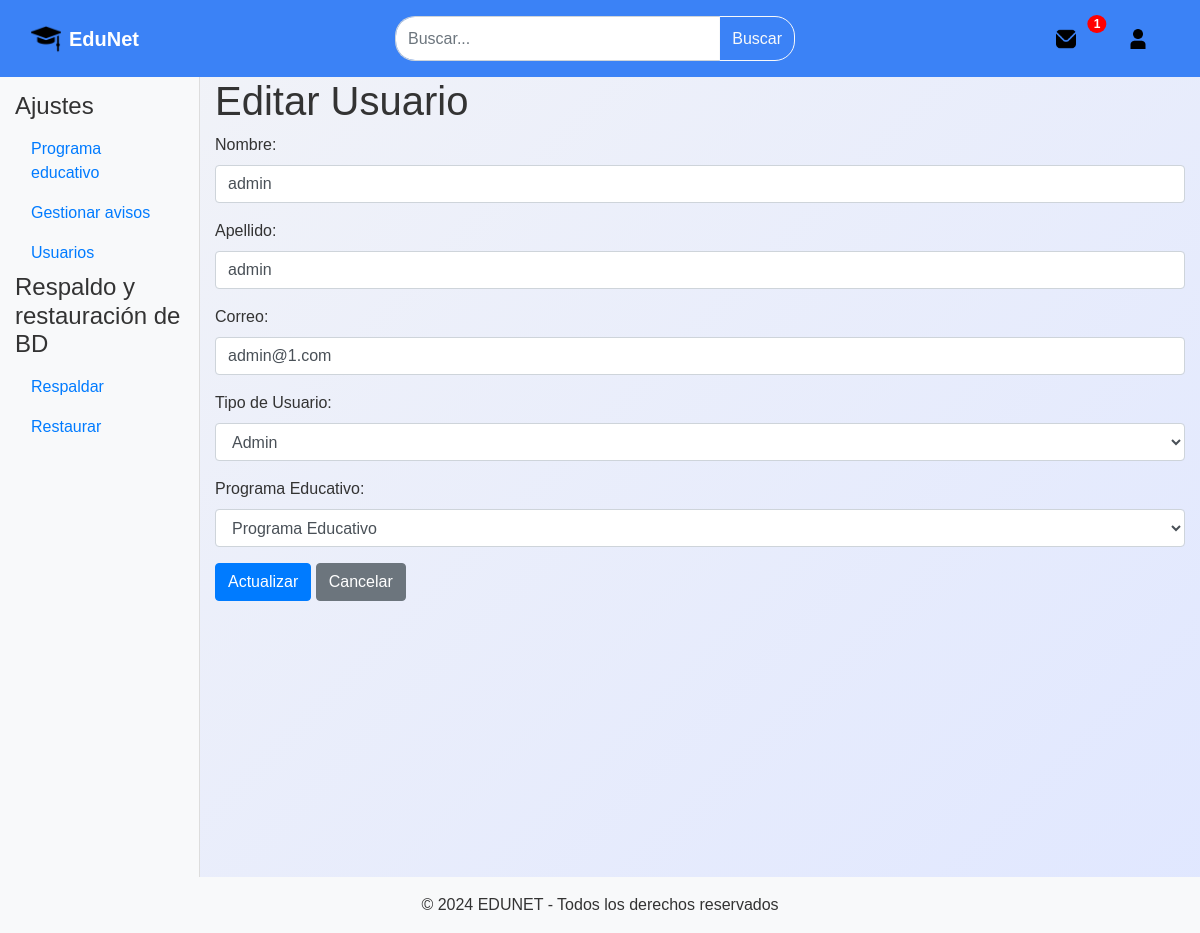
The page /Views/editarUsuario.php?id=1 (signed in) on the database its author committed.
### tables this page shows
CREATE TABLE usuario (
    idU INT AUTO_INCREMENT COMMENT 'ID unico del usuario',
    usuario VARCHAR(50) NOT NULL COMMENT 'Nombre de usuario para inicio de sesion',
    nombre VARCHAR(50) NOT NULL COMMENT 'Nombre del usuario',
    apellido VARCHAR(50) NOT NULL COMMENT 'Apellido del usuario',
    fecha_nacimiento DATE NOT NULL COMMENT 'Fecha de nacimiento del usuario',
    correo VARCHAR(100) NOT NULL UNIQUE COMMENT 'Correo electronico unico del usuario',
    contrasena VARCHAR(255) NOT NULL COMMENT 'Contrasena del usuario, en formato encriptado',
    tipoUsuario ENUM('admin', 'docente', 'alumno') NOT NULL COMMENT 'Tipo de usuario (administrador, docente o alumno)',
    fechaRegistro DATE NOT NULL COMMENT 'Fecha en la que el usuario se registro',

    programaE_idPE INT NULL COMMENT 'ID del programa educativo al que pertenece (si aplica)',
    PRIMARY KEY (idU),
    CONSTRAINT usuario_programaE 
    FOREIGN KEY (programaE_idPE) REFERENCES programaEducativo(idPE) 
    ON DELETE SET NULL
	ON UPDATE CASCADE
);

### Model/conexionBD.php (called while the page is built, shortened)
<?php
function obtenerConexion() {
    $conexion = mysqli_connect("localhost", "root", "", "eduNet");
    return $conexion;
}
?>

### Controller/controlador.php (called while the page is built, shortened)
<?php
require_once __DIR__ . '/../Model/conexionBD.php';
require_once __DIR__ . '/../Model/admin.php';
class Controlador {
    private $adminModel;
    public function __construct() {
        $this->adminModel = new Admin();
    }
    public function obtenerUsuarioPorId($id) {
        return $this->adminModel->obtenerUsuarioPorId($id);
    }
}
?>

### Model/admin.php (called while the page is built, shortened)
<?php
require_once '../Model/conexionBD.php';
class Admin {
    private $db;
    public function __construct() {
        $this->db = obtenerConexion();
    }
    public function obtenerUsuarioPorId($id) {
        $stmt = $this->db->prepare("SELECT * FROM usuario WHERE idU = ?");
        $stmt->bind_param("i", $id);
        $stmt->execute();
        $resultado = $stmt->get_result();
        $usuario = $resultado->fetch_assoc();
        return $usuario;
    }
}
?>

### Views/editarUsuario.php (the view, shortened to what this page needs)
<?php
require_once __DIR__ . '/../Controller/controlador.php';
include 'header.php';
$controlador = new Controlador();
if (isset($_GET['id'])) {
    $id = $_GET['id'];
    $usuario = $controlador->obtenerUsuarioPorId($id);
}
?>
<div class="container-fluid">
    <div class="row">
        <div class="col-12 col-md-2 bg-light sidebar custom-sidebar">
            <h4 class="sidebar_title">Ajustes</h4>
            <ul class="nav flex-column">
                <li class="nav-item"><a href="gestionPE.php" class="nav-link">Programa educativo</a></li>
                <li class="nav-item"><a href="gestionA.php" class="nav-link">Gestionar avisos</a></li>
                <li class="nav-item"><a href="gestionUsers.php" class="nav-link">Usuarios</a></li>
            </ul>
            <h4 class="sidebar_title">Respaldo y restauración de BD</h4>
            <ul class="nav flex-column">
                <li class="nav-item"><a href="respaldoDB.php" class="nav-link">Respaldar</a></li>
                <li class="nav-item"><a href="respaldoDB.php" class="nav-link">Restaurar</a></li>
            </ul>
        </div>
        <div class="col-12 col-md-10">
            <h1>Editar Usuario</h1>
            <form action="" method="POST">
                <div class="form-group">
                    <label for="nombre">Nombre:</label>
                    <input type="text" class="form-control" id="nombre" name="nombre" value="<?php echo htmlspecialchars($usuario['nombre']); ?>" required>
                </div>
                <div class="form-group">
                    <label for="apellido">Apellido:</label>
                    <input type="text" class="form-control" id="apellido" name="apellido" value="<?php echo htmlspecialchars($usuario['apellido']); ?>" required>
                </div>
                <div class="form-group">
                    <label for="correo">Correo:</label>
                    <input type="email" class="form-control" id="correo" name="correo" value="<?php echo htmlspecialchars($usuario['correo']); ?>" required>
                </div>
                <div class="form-group">
                    <label for="tipoUsuario">Tipo de Usuario:</label>
                    <select name="tipoUsuario" id="tipoUsuario" class="form-control" required>
                        <option value="admin" <?php echo ($usuario['tipoUsuario'] == 'admin') ? 'selected' : ''; ?>>Admin</option>
                    </select>
                </div>
                <div class="form-group">
                    <label for="programaE_idPE">Programa Educativo:</label>
                    <select name="programaE_idPE" id="programaE_idPE" class="form-control">
                        <option value="" disabled selected>Programa Educativo</option>
                    </select>
                </div>
                <button type="submit" name="submit" class="btn btn-primary">Actualizar</button>
                <button type="button" class="btn btn-secondary" onclick="window.location.href='gestionUsers.php';">Cancelar</button>
            </form>
        </div>
    </div>
</div>
<?php include 'footer.php'; ?>

### Views/css/styles.css (style rules this page uses)
body { font-family: Arial, sans-serif; background-color: #f0f2f5; margin: 0; }
.sidebar { padding-top: 15px; }
.custom-sidebar { width: 100px; height: 100vh; overflow-y: auto; }
body { font-family: 'Roboto', sans-serif; margin: 0; padding: 0; background: linear-gradient(135deg, #f3f4f7, #e0e7ff); color: #333; }
body { font-family: Arial, sans-serif; background-color: #f8f9fa; }
.sidebar { height: 100vh; border-right: 1px solid #ddd; }
button { border-radius: 20px; }

### rows shown on the page
usuario: nombre "admin", apellido "admin", correo "admin@1.com", tipoUsuario "Admin"

### other values the page prints
count($avisos) "1"
